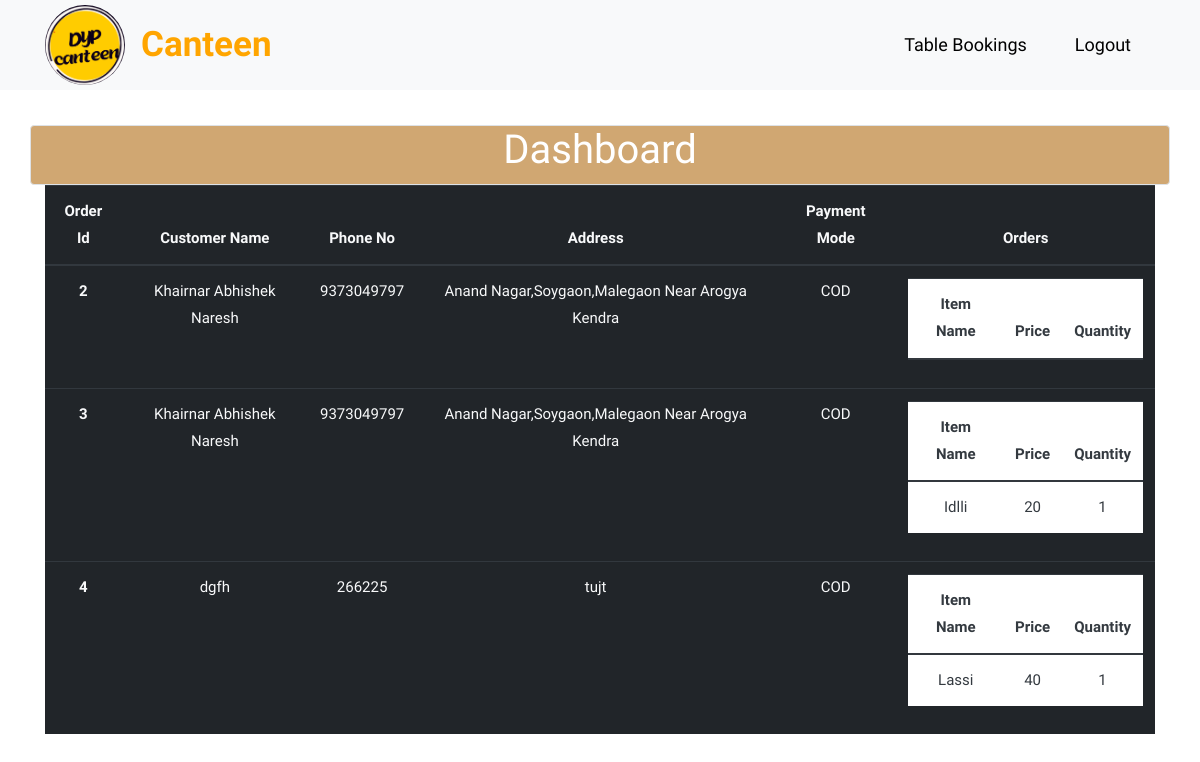
The app's page /AdminPage.php with its own data.
### tables this page shows
CREATE TABLE `order_manager` (
  `Order_id` int(50) NOT NULL,
  `Full_name` text NOT NULL,
  `Phone_No` bigint(50) NOT NULL,
  `Address` varchar(100) NOT NULL,
  `Pay_Mode` varchar(100) NOT NULL
);

CREATE TABLE `user_orders` (
  `Order_id` int(50) NOT NULL,
  `Item_Name` varchar(30) NOT NULL,
  `Price` int(50) NOT NULL,
  `Quantity` int(100) NOT NULL
);

### AdminPage.php (the view, shortened to what this page needs)
<?php
    $con = mysqli_connect(DB_SERVER,DB_USERNAME,DB_PASSWORD,DB_NAME,DB_PORT);
?>
<!DOCTYPE html>
<html lang="en">
<head>
    <link rel="stylesheet" href="css/bootstrap.min.css">
    <link rel="stylesheet" href="css/style.css">
    <link rel="stylesheet" href="css/responsive.css">
    <link rel="stylesheet" href="css/custom.css">
</head>
<body>
    <header class="top-navbar">
		<nav class="navbar navbar-expand-lg navbar-light bg-light">
			<div class="container">
      <a class="navbar-brand logoDYP" href="#"><img src="./images/favicon.png" style="width: 80px;height:80px;border-radius: 50px;" alt=""/></a>
				<div class="logo">Canteen</div>
				<div class="collapse navbar-collapse" id="navbars-rs-food">
					<ul class="navbar-nav ml-auto">
            <li class="nav-item"><a class="nav-link" href="tables.php">Table Bookings</a></li>
						<li class="nav-item"><a class="nav-link" href="index.html">Logout</a></li>
					</ul>
				</div>
			</div>
		</nav>
	</header>
    <div class="minheight">
      <div class="container">
        <div class="row">
          <div class="col-lg-12 text-center border rounded"  style="background-color: #d0a772; margin:125px 0px 0px 0px">
            <h1 class="Mycart">Dashboard</h1>
          </div>
          <div class="col-lg-12">
            <table class="table text-center table-dark text-light">
              <thead>
                <tr>
                  <th scope="col">Order Id</th>
                  <th scope="col">Customer Name</th>
                  <th scope="col">Phone No</th>
                  <th scope="col">Address</th>
                  <th scope="col">Payment Mode</th>
                  <th scope="col">Orders</th>
                </tr>
              </thead>
              <tbody>
                <?php
                  $q1 = "SELECT * FROM `order_manager` WHERE 1";
                  $user_result = mysqli_query($con,$q1);
                  while($user_fetch = mysqli_fetch_assoc($user_result)){
                     echo"
                     <tr>
                        <th>$user_fetch[Order_id]</th>
                        <td>$user_fetch[Full_name]</td>
                        <td>$user_fetch[Phone_No]</td>
                        <td>$user_fetch[Address]</td>
                        <td>$user_fetch[Pay_Mode]</td>
                        <td>
                            <table class='table text-center text-dark'>
                            <thead>
                              <tr>
                                <th scope='col'>Item Name</th>
                                <th scope='col'>Price</th>
                                <th scope='col'>Quantity</th>
                              </tr>
                            </thead>
                            <tbody>
                            ";
                            $order_query = "SELECT * FROM `user_orders` WHERE `Order_id` = '$user_fetch[Order_id]'";
                            $order_result = mysqli_query($con,$order_query);
                            while($order_fetch = mysqli_fetch_assoc($order_result)){
                              echo"
                                <tr>
                                  <td>$order_fetch[Item_Name]</td>
                                  <td>$order_fetch[Price]</td>
                                  <td>$order_fetch[Quantity]</td>
                                </tr>
                              ";
                            }
                            echo "
                              </tbody>
                            </table>
                        </td>
                      </tr>
                     ";
                  }
                ?>
              </tbody>
            </table>
          </div>
        </div>
      </div>
    </div>
</body>
</html>

### css/style.css (style rules this page uses)
.logo { font-size: 35px; color: orange; font-weight: 600; }
body { color: #666666; font-size: 15px; font-family: 'Athiti', sans-serif; line-height: 1.80857; }
a { color: #1f1f1f; text-decoration: none !important; outline: none !important; -webkit-transition: all .3s ease-in-out; -moz-transition: all .3s ease-in-out; -ms-transition: all .3s ease-in-out; -o-transition: all .3s ease-in-out; transition: all .3s ease-in-out; }
h1, h2, h3, h4, h5, h6 { letter-spacing: 0; font-weight: normal; position: relative; padding: 0 0 10px 0; font-weight: normal; line-height: 120% !important; color: #1f1f1f; margin: 0 }
h1 { font-size: 24px }
a { color: #1f1f1f; text-decoration: none; outline: none; }
a, .btn { text-decoration: none !important; outline: none !important; -webkit-transition: all .3s ease-in-out; -moz-transition: all .3s ease-in-out; -ms-transition: all .3s ease-in-out; -o-transition: all .3s ease-in-out; transition: all .3s ease-in-out; }
ul, li, ol { list-style: none; margin: 0px; padding: 0px; }
.top-navbar { position: relative; z-index: 10; }
.top-navbar .navbar { padding: 0px 0px; position: fixed; width: 100%; transition: height .3s ease-out, background .3s ease-out, box-shadow .3s ease-out; -webkit-transform: translate3d(0, 0, 0); transform: translate3d(0, 0, 0); z-index: 100; }
.top-navbar .navbar-light .navbar-nav .nav-link { color: #010101; font-size: 18px; padding: 0px 20px; border-radius: 4px; margin: 0px 4px; }
.Mycart { color: white; font-size: 40px; }

### records on screen
order_manager: Order_id "2", Full_name "Khairnar Abhishek Naresh", Phone_No "9373049797", Address "Anand Nagar,Soygaon,Malegaon Near Arogya Kendra", Pay_Mode "COD"
order_manager: Order_id "3", Full_name "Khairnar Abhishek Naresh", Phone_No "9373049797", Address "Anand Nagar,Soygaon,Malegaon Near Arogya Kendra", Pay_Mode "COD"
user_orders: Item_Name "Idlli", Price "20", Quantity "1"
order_manager: Order_id "4", Full_name "dgfh", Phone_No "266225", Address "tujt", Pay_Mode "COD"
user_orders: Item_Name "Lassi", Price "40", Quantity "1"
